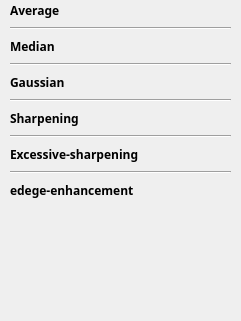
    <widget class="QWidget" name="tool_filter">
     <property name="geometry">
      <rect>
       <x>0</x>
       <y>0</y>
       <width>241</width>
       <height>321</height>
      </rect>
     </property>
     <attribute name="label">
      <string>필터링</string>
     </attribute>
     <widget class="QWidget" name="verticalLayoutWidget_2">
      <property name="geometry">
       <rect>
        <x>10</x>
        <y>0</y>
        <width>221</width>
        <height>207</height>
       </rect>
      </property>
      <layout class="QVBoxLayout" name="verticalLayout_3" stretch="0,0,0,0,0,0,0,0,0,0,0">
       <item>
        <layout class="QHBoxLayout" name="horizontalLayout_6" stretch="10,1">
         <item>
          <widget class="QLabel" name="lpf_avg_label">
           <property name="font">
            <font>
             <family>Pretendard</family>
             <pointsize>9</pointsize>
             <weight>75</weight>
             <bold>true</bold>
            </font>
           </property>
           <property name="styleSheet">
            <string notr="true">background-color: rgba(255, 255, 255, 0)</string>
           </property>
           <property name="text">
            <string>Average</string>
           </property>
          </widget>
         </item>
         <item>
          <widget class="QRadioButton" name="lpf_avg_btn">
           <property name="styleSheet">
            <string notr="true">QRadioButton::indicator {
    width: 35px;
	height: 18px;
	image: url(&quot;C:/Users/User/workspace/2023-Industry-Academia-Collaboration-Project/ShortTerm-Internship/project/opencv_on_pyqt/Checkbox_off.png&quot;);
}
QRadioButton::indicator::checked {
	width: 35px;
	height: 18px;
    image: url(&quot;C:/Users/User/workspace/2023-Industry-Academia-Collaboration-Project/ShortTerm-Internship/project/opencv_on_pyqt/Checkbox_on.png&quot;);
}
QRadioButton {
	background-color: rgba(0,0,0,0);
}</string>
           </property>
           <property name="text">
            <string/>
           </property>
           <property name="checkable">
            <bool>true</bool>
           </property>
           <property name="checked">
            <bool>false</bool>
           </property>
          </widget>
         </item>
        </layout>
       </item>
       <item>
        <widget class="Line" name="line_4">
         <property name="orientation">
          <enum>Qt::Horizontal</enum>
         </property>
        </widget>
       </item>
       <item>
        <layout class="QHBoxLayout" name="horizontalLayout_7" stretch="10,1">
         <item>
          <widget class="QLabel" name="lpf_med_label">
           <property name="font">
            <font>
             <family>Pretendard</family>
             <pointsize>9</pointsize>
             <weight>75</weight>
             <bold>true</bold>
            </font>
           </property>
           <property name="styleSheet">
            <string notr="true">background-color: rgba(255, 255, 255, 0)</string>
           </property>
           <property name="text">
            <string>Median</string>
           </property>
          </widget>
         </item>
         <item>
          <widget class="QRadioButton" name="lpf_med_btn">
           <property name="enabled">
            <bool>true</bool>
           </property>
           <property name="styleSheet">
            <string notr="true">QRadioButton::indicator {
    width: 35px;
	height: 18px;
	image: url(&quot;C:/Users/User/workspace/2023-Industry-Academia-Collaboration-Project/ShortTerm-Internship/project/opencv_on_pyqt/Checkbox_off.png&quot;);
}
QRadioButton::indicator::checked {
	width: 35px;
	height: 18px;
    image: url(&quot;C:/Users/User/workspace/2023-Industry-Academia-Collaboration-Project/ShortTerm-Internship/project/opencv_on_pyqt/Checkbox_on.png&quot;);
}
QRadioButton {
	background-color: rgba(0,0,0,0);
}</string>
           </property>
           <property name="text">
            <string/>
           </property>
           <property name="checkable">
            <bool>true</bool>
           </property>
           <property name="checked">
            <bool>false</bool>
           </property>
          </widget>
         </item>
        </layout>
       </item>
       <item>
        <widget class="Line" name="line_3">
         <property name="orientation">
          <enum>Qt::Horizontal</enum>
         </property>
        </widget>
       </item>
       <item>
        <layout class="QHBoxLayout" name="horizontalLayout_10" stretch="10,1">
         <item>
          <widget class="QLabel" name="lpf_gaus_label">
           <property name="font">
            <font>
             <family>Pretendard</family>
             <pointsize>9</pointsize>
             <weight>75</weight>
             <bold>true</bold>
            </font>
           </property>
           <property name="styleSheet">
            <string notr="true">background-color: rgba(255, 255, 255, 0)</string>
           </property>
           <property name="text">
            <string>Gaussian</string>
           </property>
          </widget>
         </item>
         <item>
          <widget class="QRadioButton" name="lpf_gaus_btn">
           <property name="enabled">
            <bool>true</bool>
           </property>
           <property name="styleSheet">
            <string notr="true">QRadioButton::indicator {
    width: 35px;
	height: 18px;
	image: url(&quot;C:/Users/User/workspace/2023-Industry-Academia-Collaboration-Project/ShortTerm-Internship/project/opencv_on_pyqt/Checkbox_off.png&quot;);
}
QRadioButton::indicator::checked {
	width: 35px;
	height: 18px;
    image: url(&quot;C:/Users/User/workspace/2023-Industry-Academia-Collaboration-Project/ShortTerm-Internship/project/opencv_on_pyqt/Checkbox_on.png&quot;);
}
QRadioButton {
	background-color: rgba(0,0,0,0);
}</string>
           </property>
           <property name="text">
            <string/>
           </property>
           <property name="checkable">
            <bool>true</bool>
           </property>
           <property name="checked">
            <bool>false</bool>
           </property>
          </widget>
         </item>
        </layout>
       </item>
       <item>
        <widget class="Line" name="line_5">
         <property name="orientation">
          <enum>Qt::Horizontal</enum>
         </property>
        </widget>
       </item>
       <item>
        <layout class="QHBoxLayout" name="horizontalLayout_11" stretch="10,1">
         <item>
          <widget class="QLabel" name="hpf_sharp1_label">
           <property name="font">
            <font>
             <family>Pretendard</family>
             <pointsize>9</pointsize>
             <weight>75</weight>
             <bold>true</bold>
            </font>
           </property>
           <property name="styleSheet">
            <string notr="true">background-color: rgba(255, 255, 255, 0)</string>
           </property>
           <property name="text">
            <string>Sharpening</string>
           </property>
          </widget>
         </item>
         <item>
          <widget class="QRadioButton" name="hpf_sharp1_btn">
           <property name="enabled">
            <bool>true</bool>
           </property>
           <property name="styleSheet">
            <string notr="true">QRadioButton::indicator {
    width: 35px;
	height: 18px;
	image: url(&quot;C:/Users/User/workspace/2023-Industry-Academia-Collaboration-Project/ShortTerm-Internship/project/opencv_on_pyqt/Checkbox_off.png&quot;);
}
QRadioButton::indicator::checked {
	width: 35px;
	height: 18px;
    image: url(&quot;C:/Users/User/workspace/2023-Industry-Academia-Collaboration-Project/ShortTerm-Internship/project/opencv_on_pyqt/Checkbox_on.png&quot;);
}
QRadioButton {
	background-color: rgba(0,0,0,0);
}</string>
           </property>
           <property name="text">
            <string/>
           </property>
           <property name="checkable">
            <bool>true</bool>
           </property>
           <property name="checked">
            <bool>false</bool>
           </property>
          </widget>
         </item>
        </layout>
       </item>
       <item>
        <widget class="Line" name="line_6">
         <property name="orientation">
          <enum>Qt::Horizontal</enum>
         </property>
        </widget>
       </item>
       <item>
        <layout class="QHBoxLayout" name="horizontalLayout_12" stretch="10,1">
         <item>
          <widget class="QLabel" name="hpf_sharp2_label">
           <property name="font">
            <font>
             <family>Pretendard</family>
             <pointsize>9</pointsize>
             <weight>75</weight>
             <bold>true</bold>
            </font>
           </property>
           <property name="styleSheet">
            <string notr="true">background-color: rgba(255, 255, 255, 0)</string>
           </property>
           <property name="text">
            <string>Excessive-sharpening</string>
           </property>
          </widget>
         </item>
         <item>
          <widget class="QRadioButton" name="hpf_sharp2_btn">
           <property name="enabled">
            <bool>true</bool>
           </property>
           <property name="styleSheet">
            <string notr="true">QRadioButton::indicator {
    width: 35px;
	height: 18px;
	image: url(&quot;C:/Users/User/workspace/2023-Industry-Academia-Collaboration-Project/ShortTerm-Internship/project/opencv_on_pyqt/Checkbox_off.png&quot;);
}
QRadioButton::indicator::checked {
	width: 35px;
	height: 18px;
    image: url(&quot;C:/Users/User/workspace/2023-Industry-Academia-Collaboration-Project/ShortTerm-Internship/project/opencv_on_pyqt/Checkbox_on.png&quot;);
}
QRadioButton {
	background-color: rgba(0,0,0,0);
}</string>
           </property>
           <property name="text">
            <string/>
           </property>
           <property name="checkable">
            <bool>true</bool>
           </property>
           <property name="checked">
            <bool>false</bool>
           </property>
          </widget>
         </item>
        </layout>
       </item>
       <item>
        <widget class="Line" name="line_8">
         <property name="orientation">
          <enum>Qt::Horizontal</enum>
         </property>
        </widget>
       </item>
       <item>
        <layout class="QHBoxLayout" name="horizontalLayout_13" stretch="10,1">
         <item>
          <widget class="QLabel" name="hpf_sharp3_label">
           <property name="font">
            <font>
             <family>Pretendard</family>
             <pointsize>9</pointsize>
             <weight>75</weight>
             <bold>true</bold>
            </font>
           </property>
           <property name="styleSheet">
            <string notr="true">background-color: rgba(255, 255, 255, 0)</string>
           </property>
           <property name="text">
            <string>edege-enhancement</string>
           </property>
          </widget>
         </item>
         <item>
          <widget class="QRadioButton" name="hpf_sharp3_btn">
           <property name="enabled">
            <bool>true</bool>
           </property>
           <property name="styleSheet">
            <string notr="true">QRadioButton::indicator {
    width: 35px;
	height: 18px;
	image: url(&quot;C:/Users/User/workspace/2023-Industry-Academia-Collaboration-Project/ShortTerm-Internship/project/opencv_on_pyqt/Checkbox_off.png&quot;);
}
QRadioButton::indicator::checked {
	width: 35px;
	height: 18px;
    image: url(&quot;C:/Users/User/workspace/2023-Industry-Academia-Collaboration-Project/ShortTerm-Internship/project/opencv_on_pyqt/Checkbox_on.png&quot;);
}
QRadioButton {
	background-color: rgba(0,0,0,0);
}</string>
           </property>
           <property name="text">
            <string/>
           </property>
           <property name="checkable">
            <bool>true</bool>
           </property>
           <property name="checked">
            <bool>false</bool>
           </property>
          </widget>
         </item>
        </layout>
       </item>
      </layout>
     </widget>
    </widget>
